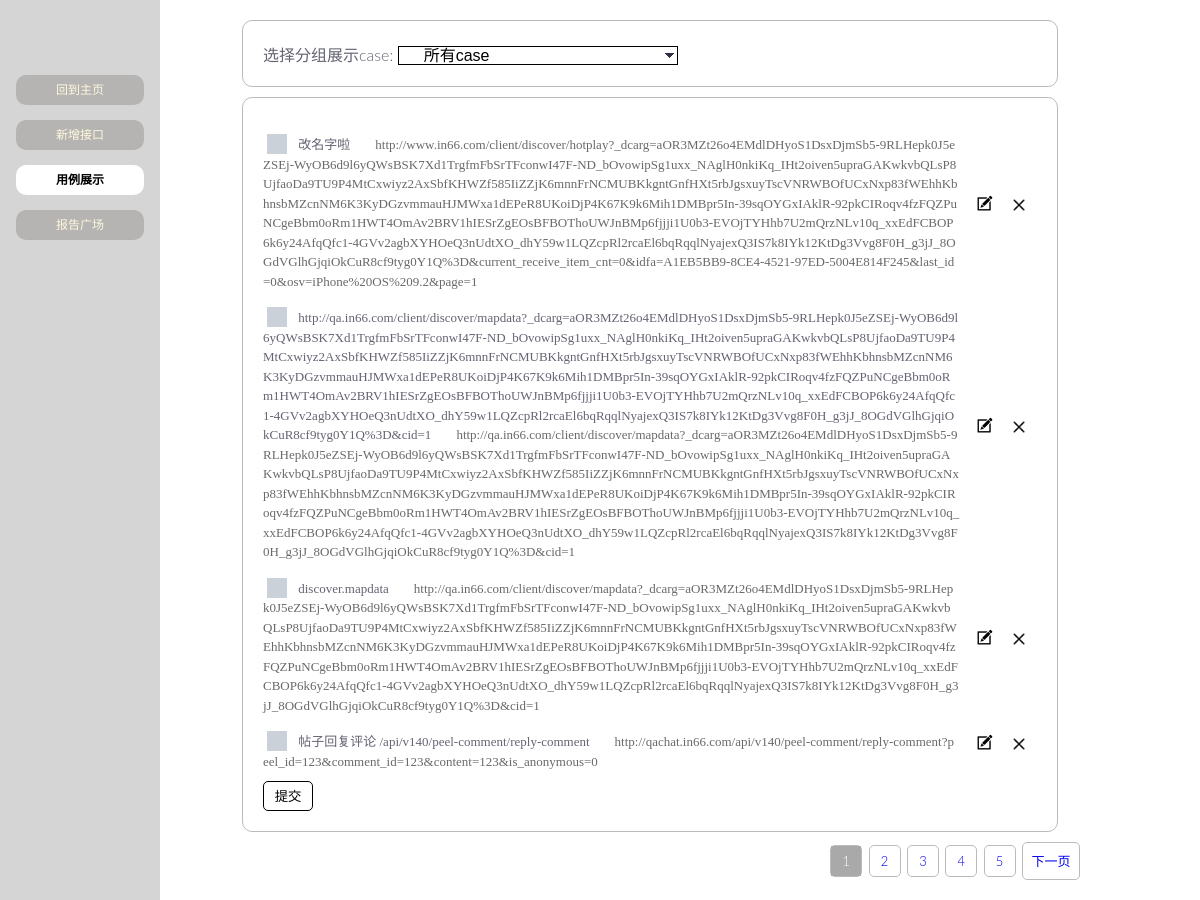
The page /cases/ on the database its author committed.
### web/app/models/model_cases.py (models this page shows, shortened)
class Cases(db.Model):
    __tablename__ = 'cases'
    id = db.Column('id', db.Integer, primary_key=True, autoincrement='auto')
    name = db.Column('name', db.Text, nullable=False)
    prior = db.Column('prior', db.String(2), nullable=False)
    description = db.Column('description', db.String)
    url = db.Column('url', db.Text, nullable=False)
    method = db.Column('method', db.String, nullable=False)
    headers = db.Column('headers', db.Text, nullable=False)
    params = db.Column('params', db.Text)
    data = db.Column('data', db.Text)
    cookies = db.Column('cookie', db.Text, nullable=False)
    tests = db.Column('tests', db.Text, nullable=False)
    group_id = db.Column('group_id', db.Integer, db.ForeignKey('group.id'))
    group = db.relationship('CaseGroups', backref=db.backref('cases', lazy='dynamic'))

### web/app/views/cases.py (the view)
@cases.route('/', methods=['get'])
@cases.route('/<int:group_id>/', methods=('get',))
def display(group_id=None):
    curr_page_num = request.args.get('page_num', '1')
    curr_page_num = int(curr_page_num) if re.match('^\d+$', curr_page_num) else 1  # 非数字则默认为1
    if group_id is None or group_id == 0:
        query_set = model_cases.Cases.query
        group_id = 0
    else:
        group = model_case_group.CaseGroups.query.filter_by(id=int(group_id)).first()
        if group is None:
            return "无该分组"
        query_set = model_cases.Cases.query.filter(model_cases.Cases.group_id == group.id)
    try:   # 如果当前页码不在分页后页码的范围内[1,Max], 则默认返回首页
        pagination = query_set.paginate(curr_page_num, CASES_PER_PAGE, True)
    except:
        pagination = query_set.paginate(1, CASES_PER_PAGE, True)
    page_number_items = _get_page_list(pagination.page, 5, pagination.pages)
    groups = model_case_group.CaseGroups.query.all()
    return render_template('case_select.html', pagination=pagination, groups=groups,
                           group_id=group_id, page_nums=page_number_items)

### web/app/views/cases.py (called while the page is built)
def _get_page_list(curr_page, per_page_items, page_count):
    if page_count <= 0:  # 总页码数为零,则说明无任何数据展示, 展示页空白
        return [1]
    if per_page_items >= page_count:  # 避免每页显示的页数大于总页数
        per_page_items = page_count
    if per_page_items <= 0:
        per_page_items = 1
    page_num_list = list()
    start_page = curr_page - per_page_items/2
    max_page_number = curr_page + per_page_items/2
    min_page_number = curr_page - per_page_items/2
    if page_count <= max_page_number:
        start_page = page_count - per_page_items + 1
    if 0 >= min_page_number:
        start_page = 1
    for index in xrange(per_page_items):
        page_num_list.append(start_page+index)
    return page_num_list

### web/templates/case_select.html (shortened to what this page needs)
{% extends "layout.html" %}
{% block css_path %}
    <link rel="stylesheet" type="text/css" href="{{ url_for('static', filename='css/case-select.css') }}">
{% endblock %}
{% block body %}
    <div class="group-select">
        <div class="case-description">选择分组展示case:</div>
        <select class="case-group-select">
            <option value="0" {%if 0 == group_id%}selected="selected"{%endif%}>所有case</option>
        </select>
    </div>
    <div class="case-board">
        {% for case in pagination.items %}
        <div class="case-wrapper">
            <div class="case-info">
                <input type="checkbox" class="option-input" name="case" value={{case.id}}>
                {{case.name}}<span class="url">{{case.url}}</span>
            </div>
            <div class="case-update"><a href="/cases/update-board/{{case.id}}/" target="_blank" class="update"></a></div>
            <div class="case-delete"><button class="delete"></button></div>
        </div>
        {% endfor %}
        <button id="btn-submit">提交</button>
    </div>
    <div class="page-items">
        {% for page_num in page_nums %}
            <div class="page-item {% if page_num == pagination.page %}current-page{% endif %}">
                <a href="{{url_for('cases.display', group_id=group_id, page_num=page_num)}}">{{page_num}}</a>
            </div>
        {% endfor %}
        {% if pagination.page < pagination.pages %}
            <div class="page-item page-item-side">
                <a href="{{url_for('cases.display', group_id=group_id, page_num=pagination.page+1)}}">下一页</a>
            </div>
        {% endif %}
    </div>
{% endblock %}

### web/templates/layout.html (shortened to what this page needs)
<!DOCTYPE html>
<html lang="en">
    <head>
        <link rel="stylesheet" type="text/css" href="{{ url_for('static', filename='css/layout.css')}}">
        {% block css_path %}{% endblock %}
    </head>
    <body>
        <div class="side-bar">
            <div>
                <div class="curr-page" id="index"><a href="{{ url_for('index.show_index') }}">回到主页</a></div>
                <div id="addCase"><a href="{{ url_for('processor.case_process') }}">新增接口</a></div>
                <div id="caseSelect"><a href="{{ url_for('cases.display', page_num=1) }}">用例展示</a></div>
                <div id="reportSquare"><a href="{{ url_for('report_square.show_report_square') }}">报告广场</a></div>
            </div>
        </div>
        <div class="body-wrapper">
            {% block body%}
            {% endblock %}
        </div>
    </body>
</html>

### web/static/css/layout.css (style rules this page uses)
html { height: 100%; background-color: #fff; }
body { background-color: #fff; line-height: normal; font-weight: 300; font-family: 'Lato', Helvetica, Arial, sans-serif; color: #646473; width: 80%; min-height: 100%; margin: 0 auto; }
.side-bar { width: 160px; height: 100%; position: fixed; top: 0; left: 0; background: #D5D5D5; }
.side-bar>div { position: relative; top: 60px; }
.side-bar>div>div { width: 80%; margin: 0 auto; margin-top: 15px; text-align: center; height: 30px; line-height: 30px; font-size: 12px; background: #b5b4b3; color: black; border-radius: 10px; }
.side-bar a { text-decoration: none; display: block; color: cornsilk; }
.body-wrapper { margin-left: 100px; padding-top: 20px; padding-bottom: 20px; }
.side-bar>div>.curr-page { background-color: white; }
.side-bar>div>.curr-page a { color: black; font-weight: bold; }

### web/static/css/case-select.css (style rules this page uses)
body { -webkit-box-orient: horizontal; -moz-box-orient: horizontal; box-orient: horizontal; -webkit-box-pack: start; -moz-box-pack: start; box-pack: start; -webkit-box-align: stretch; -moz-box-align: stretch; box-align: stretch; background: #fff; }
.group-select { width: 90%; margin: 0 auto; border: solid 1px #BBBBBB; border-radius: 10px; padding: 20px; margin-bottom: 10px; }
.case-description { display: inline-block; font-size: 16px; }
select { width: 280px; margin-top: 5px; appearance: none; -moz-appearance: none; -webkit-appearance: none; padding-left: 25px; font-size: 16px; background: #E6E6E6 url("../image/arrow.png") no-repeat scroll right center; background-color: white; border: solid 1px black; border-radius: 0; }
.case-board { width: 90%; margin: 0 auto; border: solid 1px #BBBBBB; border-radius: 10px; padding: 20px; }
.option-input { -webkit-appearance: none; -moz-appearance: none; -ms-appearance: none; -o-appearance: none; appearance: none; position: relative; top: 13.33333px; width: 20px; height: 20px; -webkit-transition: all 0.15s ease-out 0; -moz-transition: all 0.15s ease-out 0; transition: all 0.15s ease-out 0; background: #cbd1d8; border: none; color: #fff; cursor: pointer; display: inline-block; outline: none; position: relative; margin-right: 0.5rem; z-index: 1000; }
.case-wrapper { width: 100%; display: table; }
.case-wrapper > div { display: table-cell }
.case-info { width: 90%; font-family: -webkit-pictograph; font-size: 13px; word-wrap: break-word; word-break: break-all; line-height: 1.5em; }
.case-update { vertical-align: middle; padding-left: 15px; width: 5% }
.case-delete { vertical-align: middle; padding-left: 15px; width: 5% }
.delete { width: 12px; height: 12px; margin-left:0; margin-top: 0px; background: url("../image/cancel.png"); background-size: 100%; background-repeat: no-repeat; cursor: pointer; border: 0; padding: 0; }
.update { display: inline-block; width: 20px; height: 20px; margin-left:0; margin-top: 0px; background: url("../image/modify.png"); background-size: 100%; background-repeat: no-repeat; cursor: pointer; border: 0; padding: 0; }
.case-board .url { margin-left:25px; color: dimgrey; }
input { height:40px; line-height:40px; margin-bottom: 8px; }
.page-items { margin: 0 auto; margin-top: 10px; text-align: right; }
.page-item { cursor: pointer; width: 30px; height: 30px; line-height: 30px; font-size: 13px; display: inline-block; vertical-align: middle; border: solid 1px #BBBBBB; border-radius: 5px; margin-left: 2px; text-align: center; }
.page-item a { text-decoration: none; width: 100%; height: 100%; display: block; }
.page-item-side { width: 50px; padding: 3px; }
.current-page a { background-color: darkgray; color: white; }
#btn-submit { margin-top: 10px; width: 50px; height: 30px; line-height: 25px; border: solid 1px black; border-radius: 5px; background-color: #fff; cursor: pointer }

### rows shown on the page
Cases: name "改名字啦", url "http://www.in66.com/client/discover/hotplay?_dcarg=aOR3MZt26o4EMdlDHyoS1DsxDjmSb5-9RLHepk0J5eZSEj-WyOB6d9l6yQWsBSK7Xd1TrgfmFbSrTFconwI47F-ND_bOvowipSg1uxx_NAglH0nkiKq_IHt2oiven5upraGAKwkvbQLsP8UjfaoDa9TU9P4MtCxwiyz2AxSbfKHWZf585IiZZjK6mnnFrNCMUBKkgntGnfHXt5rbJgsxuyTscVNRWBOfUCxNxp83fWEhhKbhnsbMZcnNM6K3KyDGzvmmauHJMWxa1dEPeR8UKoiDjP4K67K9k6Mih1DMBpr5In-39sqOYGxIAklR-92pkCIRoqv4fzFQZPuNCgeBbm0oRm1HWT4OmAv2BRV1hIESrZgEOsBFBOThoUWJnBMp6fjjji1U0b3-EVOjTYHhb7U2mQrzNLv10q_xxEdFCBOP6k6y24AfqQfc1-4GVv2agbXYHOeQ3nUdtXO_dhY59w1LQZcpRl2rcaEl6bqRqqlNyajexQ3IS7k8IYk12KtDg3Vvg8F0H_g3jJ_8OGdVGlhGjqiOkCuR8cf9tyg0Y1Q%3D&current_receive_item_cnt=0&idfa=A1EB5BB9-8CE4-4521-97ED-5004E814F245&last_id=0&osv=iPhone%…"
Cases: name "http://qa.in66.com/client/discover/mapdata?_dcarg=aOR3MZt26o4EMdlDHyoS1DsxDjmSb5-9RLHepk0J5eZSEj-WyOB6d9l6yQWsBSK7Xd1TrgfmFbSrTFconwI47F-ND_bOvowipSg1uxx_NAglH0nkiKq_IHt2oiven5upraGAKwkvbQLsP8UjfaoDa9TU9P4MtCxwiyz2AxSbfKHWZf585IiZZjK6mnnFrNCMUBKkgntGnfHXt5rbJgsxuyTscVNRWBOfUCxNxp83fWEhhKbhnsbMZcnNM6K3KyDGzvmmauHJMWxa1dEPeR8UKoiDjP4K67K9k6Mih1DMBpr5In-39sqOYGxIAklR-92pkCIRoqv4fzFQZPuNCgeBbm0oRm1HWT4OmAv2BRV1hIESrZgEOsBFBOThoUWJnBMp6fjjji1U0b3-EVOjTYHhb7U2mQrzNLv10q_xxEdFCBOP6k6y24AfqQfc1-4GVv2agbXYHOeQ3nUdtXO_dhY59w1LQZcpRl2rcaEl6bqRqqlNyajexQ3IS7k8IYk12KtDg3Vvg8F0H_g3jJ_8OGdVGlhGjqiOkCuR8cf9tyg0Y1Q%3D&cid=1", url "http://qa.in66.com/client/discover/mapdata?_dcarg=aOR3MZt26o4EMdlDHyoS1DsxDjmSb5-9RLHepk0J5eZSEj-WyOB6d9l6yQWsBSK7Xd1TrgfmFbSrTFconwI47F-ND_bOvowipSg1uxx_NAglH0nkiKq_IHt2oiven5upraGAKwkvbQLsP8UjfaoDa9TU9P4MtCxwiyz2AxSbfKHWZf585IiZZjK6mnnFrNCMUBKkgntGnfHXt5rbJgsxuyTscVNRWBOfUCxNxp83fWEhhKbhnsbMZcnNM6K3KyDGzvmmauHJMWxa1dEPeR8UKoiDjP4K67K9k6Mih1DMBpr5In-39sqOYGxIAklR-92pkCIRoqv4fzFQZPuNCgeBbm0oRm1HWT4OmAv2BRV1hIESrZgEOsBFBOThoUWJnBMp6fjjji1U0b3-EVOjTYHhb7U2mQrzNLv10q_xxEdFCBOP6k6y24AfqQfc1-4GVv2agbXYHOeQ3nUdtXO_dhY59w1LQZcpRl2rcaEl6bqRqqlNyajexQ3IS7k8IYk12KtDg3Vvg8F0H_g3jJ_8OGdVGlhGjqiOkCuR8cf9tyg0Y1Q%3D&cid=1"
Cases: name "discover.mapdata", url "http://qa.in66.com/client/discover/mapdata?_dcarg=aOR3MZt26o4EMdlDHyoS1DsxDjmSb5-9RLHepk0J5eZSEj-WyOB6d9l6yQWsBSK7Xd1TrgfmFbSrTFconwI47F-ND_bOvowipSg1uxx_NAglH0nkiKq_IHt2oiven5upraGAKwkvbQLsP8UjfaoDa9TU9P4MtCxwiyz2AxSbfKHWZf585IiZZjK6mnnFrNCMUBKkgntGnfHXt5rbJgsxuyTscVNRWBOfUCxNxp83fWEhhKbhnsbMZcnNM6K3KyDGzvmmauHJMWxa1dEPeR8UKoiDjP4K67K9k6Mih1DMBpr5In-39sqOYGxIAklR-92pkCIRoqv4fzFQZPuNCgeBbm0oRm1HWT4OmAv2BRV1hIESrZgEOsBFBOThoUWJnBMp6fjjji1U0b3-EVOjTYHhb7U2mQrzNLv10q_xxEdFCBOP6k6y24AfqQfc1-4GVv2agbXYHOeQ3nUdtXO_dhY59w1LQZcpRl2rcaEl6bqRqqlNyajexQ3IS7k8IYk12KtDg3Vvg8F0H_g3jJ_8OGdVGlhGjqiOkCuR8cf9tyg0Y1Q%3D&cid=1"
Cases: name "帖子回复评论 /api/v140/peel-comment/reply-comment", url "http://qachat.in66.com/api/v140/peel-comment/reply-comment?peel_id=123&comment_id=123&content=123&is_anonymous=0"

### other values the page prints
{{ page_num }} "1" "2" "3" "4" "5"
